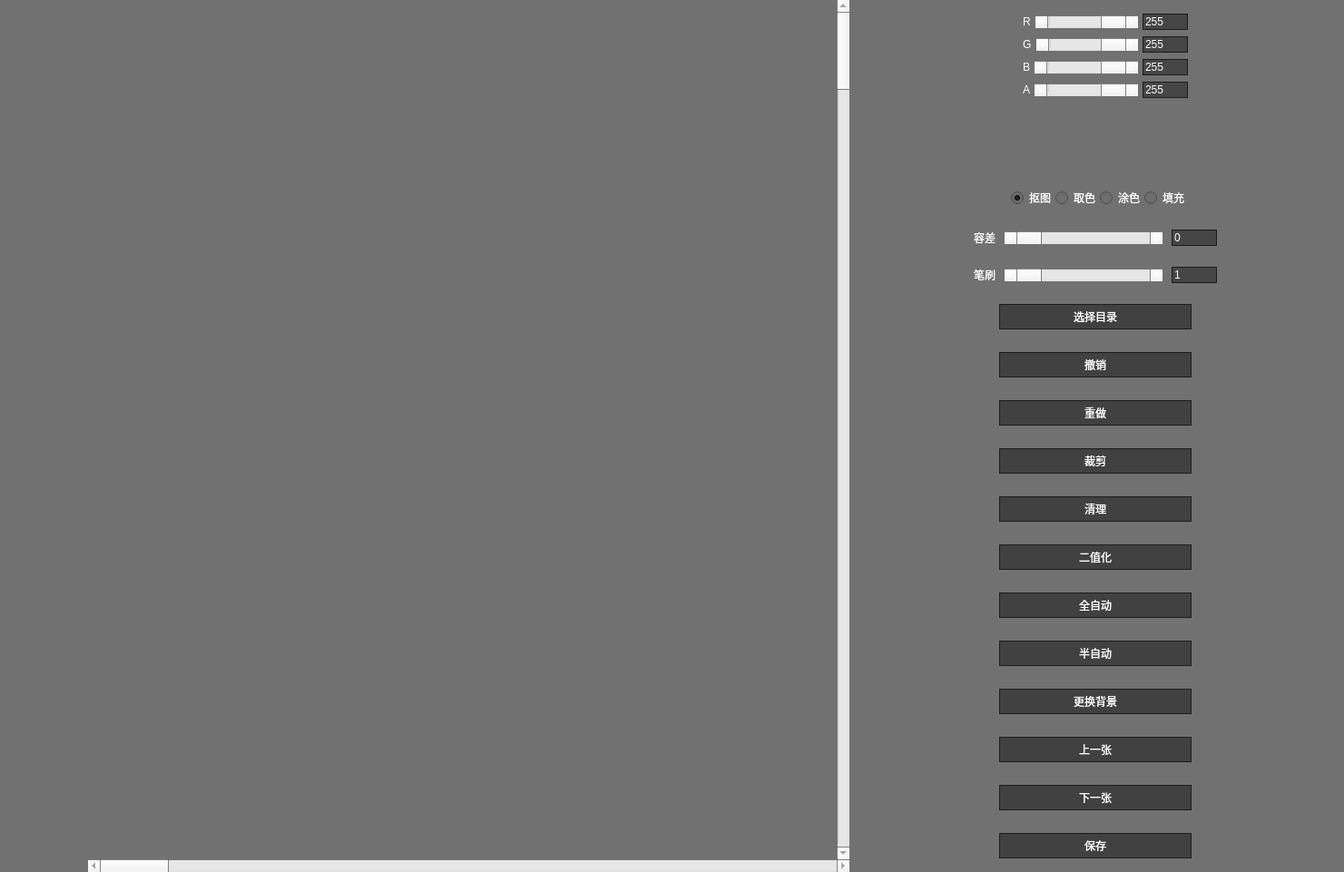
<?xml version="1.0" encoding="UTF-8"?>
<ui version="4.0">
 <class>Main_Window_UI</class>
 <widget class="QMainWindow" name="Main_Window_UI">
  <property name="enabled">
   <bool>true</bool>
  </property>
  <property name="geometry">
   <rect>
    <x>0</x>
    <y>0</y>
    <width>1481</width>
    <height>961</height>
   </rect>
  </property>
  <property name="sizePolicy">
   <sizepolicy hsizetype="Preferred" vsizetype="Preferred">
    <horstretch>0</horstretch>
    <verstretch>0</verstretch>
   </sizepolicy>
  </property>
  <property name="palette">
   <palette>
    <active>
     <colorrole role="WindowText">
      <brush brushstyle="SolidPattern">
       <color alpha="255">
        <red>255</red>
        <green>255</green>
        <blue>255</blue>
       </color>
      </brush>
     </colorrole>
     <colorrole role="Base">
      <brush brushstyle="SolidPattern">
       <color alpha="255">
        <red>109</red>
        <green>109</green>
        <blue>109</blue>
       </color>
      </brush>
     </colorrole>
     <colorrole role="Window">
      <brush brushstyle="SolidPattern">
       <color alpha="255">
        <red>113</red>
        <green>113</green>
        <blue>113</blue>
       </color>
      </brush>
     </colorrole>
    </active>
    <inactive>
     <colorrole role="WindowText">
      <brush brushstyle="SolidPattern">
       <color alpha="255">
        <red>255</red>
        <green>255</green>
        <blue>255</blue>
       </color>
      </brush>
     </colorrole>
     <colorrole role="Base">
      <brush brushstyle="SolidPattern">
       <color alpha="255">
        <red>109</red>
        <green>109</green>
        <blue>109</blue>
       </color>
      </brush>
     </colorrole>
     <colorrole role="Window">
      <brush brushstyle="SolidPattern">
       <color alpha="255">
        <red>113</red>
        <green>113</green>
        <blue>113</blue>
       </color>
      </brush>
     </colorrole>
    </inactive>
    <disabled>
     <colorrole role="WindowText">
      <brush brushstyle="SolidPattern">
       <color alpha="255">
        <red>120</red>
        <green>120</green>
        <blue>120</blue>
       </color>
      </brush>
     </colorrole>
     <colorrole role="Base">
      <brush brushstyle="SolidPattern">
       <color alpha="255">
        <red>113</red>
        <green>113</green>
        <blue>113</blue>
       </color>
      </brush>
     </colorrole>
     <colorrole role="Window">
      <brush brushstyle="SolidPattern">
       <color alpha="255">
        <red>113</red>
        <green>113</green>
        <blue>113</blue>
       </color>
      </brush>
     </colorrole>
    </disabled>
   </palette>
  </property>
  <property name="focusPolicy">
   <enum>Qt::ClickFocus</enum>
  </property>
  <property name="windowTitle">
   <string>因为起名字好麻烦就懒得起了</string>
  </property>
  <property name="windowIcon">
   <iconset>
    <normaloff>res/Icon.ico</normaloff>res/Icon.ico</iconset>
  </property>
  <widget class="QWidget" name="Main_Layout">
   <layout class="QHBoxLayout" name="horizontalLayout" stretch="2,19,2,8,2">
    <property name="topMargin">
     <number>0</number>
    </property>
    <property name="bottomMargin">
     <number>0</number>
    </property>
    <item>
     <spacer name="horizontalSpacer_3">
      <property name="orientation">
       <enum>Qt::Horizontal</enum>
      </property>
      <property name="sizeHint" stdset="0">
       <size>
        <width>0</width>
        <height>0</height>
       </size>
      </property>
     </spacer>
    </item>
    <item>
     <layout class="QVBoxLayout" name="Image_Layout">
      <property name="spacing">
       <number>0</number>
      </property>
      <item>
       <layout class="QHBoxLayout" name="horizontalLayout_2">
        <property name="spacing">
         <number>0</number>
        </property>
        <item>
         <widget class="QLabel_File_Dragable" name="Image_label">
          <property name="minimumSize">
           <size>
            <width>1</width>
            <height>1</height>
           </size>
          </property>
          <property name="acceptDrops">
           <bool>true</bool>
          </property>
          <property name="pixmap">
           <pixmap>res/TransparentBg-W.png</pixmap>
          </property>
          <property name="scaledContents">
           <bool>true</bool>
          </property>
         </widget>
        </item>
        <item>
         <widget class="QScrollBar" name="Image_V_Scrollbar">
          <property name="enabled">
           <bool>false</bool>
          </property>
          <property name="sizePolicy">
           <sizepolicy hsizetype="Fixed" vsizetype="Expanding">
            <horstretch>0</horstretch>
            <verstretch>0</verstretch>
           </sizepolicy>
          </property>
         </widget>
        </item>
       </layout>
      </item>
      <item>
       <widget class="QScrollBar" name="Image_H_Scrollbar">
        <property name="enabled">
         <bool>false</bool>
        </property>
        <property name="sizePolicy">
         <sizepolicy hsizetype="Expanding" vsizetype="Fixed">
          <horstretch>0</horstretch>
          <verstretch>0</verstretch>
         </sizepolicy>
        </property>
        <property name="orientation">
         <enum>Qt::Horizontal</enum>
        </property>
       </widget>
      </item>
     </layout>
    </item>
    <item>
     <spacer name="horizontalSpacer_4">
      <property name="orientation">
       <enum>Qt::Horizontal</enum>
      </property>
      <property name="sizeHint" stdset="0">
       <size>
        <width>0</width>
        <height>0</height>
       </size>
      </property>
     </spacer>
    </item>
    <item>
     <layout class="QVBoxLayout" name="Control_Panel_Layout">
      <property name="spacing">
       <number>0</number>
      </property>
      <property name="topMargin">
       <number>15</number>
      </property>
      <property name="bottomMargin">
       <number>15</number>
      </property>
      <item>
       <layout class="QHBoxLayout" name="Color_Layout" stretch="1,0,0,1">
        <property name="spacing">
         <number>15</number>
        </property>
        <item>
         <spacer name="horizontalSpacer_12">
          <property name="orientation">
           <enum>Qt::Horizontal</enum>
          </property>
          <property name="sizeHint" stdset="0">
           <size>
            <width>0</width>
            <height>0</height>
           </size>
          </property>
         </spacer>
        </item>
        <item>
         <widget class="QLabel" name="Color_Preview_label">
          <property name="text">
           <string/>
          </property>
          <property name="pixmap">
           <pixmap>res/Transparent_label.png</pixmap>
          </property>
          <property name="scaledContents">
           <bool>true</bool>
          </property>
         </widget>
        </item>
        <item>
         <layout class="QVBoxLayout" name="Color_Setting_Layout">
          <property name="spacing">
           <number>7</number>
          </property>
          <item>
           <layout class="QHBoxLayout" name="R_Layout">
            <property name="spacing">
             <number>5</number>
            </property>
            <item>
             <widget class="QLabel" name="R_label">
              <property name="text">
               <string>R</string>
              </property>
             </widget>
            </item>
            <item>
             <widget class="QScrollBar" name="R_Scrollbar">
              <property name="sizePolicy">
               <sizepolicy hsizetype="Expanding" vsizetype="Fixed">
                <horstretch>8</horstretch>
                <verstretch>0</verstretch>
               </sizepolicy>
              </property>
              <property name="maximum">
               <number>255</number>
              </property>
              <property name="value">
               <number>255</number>
              </property>
              <property name="orientation">
               <enum>Qt::Horizontal</enum>
              </property>
             </widget>
            </item>
            <item>
             <widget class="QLineEdit" name="R_LineEdit">
              <property name="sizePolicy">
               <sizepolicy hsizetype="Expanding" vsizetype="Fixed">
                <horstretch>1</horstretch>
                <verstretch>0</verstretch>
               </sizepolicy>
              </property>
              <property name="minimumSize">
               <size>
                <width>50</width>
                <height>0</height>
               </size>
              </property>
              <property name="styleSheet">
               <string notr="true">color:white;
background-color:rgb(70 , 70 , 70);
border: 1px solid rgb(28 , 28 , 28);</string>
              </property>
              <property name="text">
               <string>255</string>
              </property>
             </widget>
            </item>
           </layout>
          </item>
          <item>
           <layout class="QHBoxLayout" name="G_Layout">
            <property name="spacing">
             <number>5</number>
            </property>
            <item>
             <widget class="QLabel" name="G_label">
              <property name="text">
               <string>G</string>
              </property>
             </widget>
            </item>
            <item>
             <widget class="QScrollBar" name="G_Scrollbar">
              <property name="sizePolicy">
               <sizepolicy hsizetype="Expanding" vsizetype="Fixed">
                <horstretch>8</horstretch>
                <verstretch>0</verstretch>
               </sizepolicy>
              </property>
              <property name="maximum">
               <number>255</number>
              </property>
              <property name="value">
               <number>255</number>
              </property>
              <property name="orientation">
               <enum>Qt::Horizontal</enum>
              </property>
             </widget>
            </item>
            <item>
             <widget class="QLineEdit" name="G_LineEdit">
              <property name="sizePolicy">
               <sizepolicy hsizetype="Expanding" vsizetype="Fixed">
                <horstretch>1</horstretch>
                <verstretch>0</verstretch>
               </sizepolicy>
              </property>
              <property name="minimumSize">
               <size>
                <width>50</width>
                <height>0</height>
               </size>
              </property>
              <property name="styleSheet">
               <string notr="true">color:white;
background-color:rgb(70 , 70 , 70);
border: 1px solid rgb(28 , 28 , 28);</string>
              </property>
              <property name="text">
               <string>255</string>
              </property>
             </widget>
            </item>
           </layout>
          </item>
          <item>
           <layout class="QHBoxLayout" name="B_Layout">
            <property name="spacing">
             <number>5</number>
            </property>
            <item>
             <widget class="QLabel" name="B_label">
              <property name="text">
               <string>B</string>
              </property>
             </widget>
            </item>
            <item>
             <widget class="QScrollBar" name="B_Scrollbar">
              <property name="sizePolicy">
               <sizepolicy hsizetype="Expanding" vsizetype="Fixed">
                <horstretch>8</horstretch>
                <verstretch>0</verstretch>
               </sizepolicy>
              </property>
              <property name="maximum">
               <number>255</number>
              </property>
              <property name="value">
               <number>255</number>
              </property>
              <property name="orientation">
               <enum>Qt::Horizontal</enum>
              </property>
             </widget>
            </item>
            <item>
             <widget class="QLineEdit" name="B_LineEdit">
              <property name="sizePolicy">
               <sizepolicy hsizetype="Expanding" vsizetype="Fixed">
                <horstretch>1</horstretch>
                <verstretch>0</verstretch>
               </sizepolicy>
              </property>
              <property name="minimumSize">
               <size>
                <width>50</width>
                <height>0</height>
               </size>
              </property>
              <property name="styleSheet">
               <string notr="true">color:white;
background-color:rgb(70 , 70 , 70);
border: 1px solid rgb(28 , 28 , 28);</string>
              </property>
              <property name="text">
               <string>255</string>
              </property>
             </widget>
            </item>
           </layout>
          </item>
          <item>
           <layout class="QHBoxLayout" name="A_Layout">
            <property name="spacing">
             <number>5</number>
            </property>
            <item>
             <widget class="QLabel" name="A_label">
              <property name="text">
               <string>A</string>
              </property>
             </widget>
            </item>
            <item>
             <widget class="QScrollBar" name="A_Scrollbar">
              <property name="sizePolicy">
               <sizepolicy hsizetype="Expanding" vsizetype="Fixed">
                <horstretch>8</horstretch>
                <verstretch>0</verstretch>
               </sizepolicy>
              </property>
              <property name="maximum">
               <number>255</number>
              </property>
              <property name="value">
               <number>255</number>
              </property>
              <property name="orientation">
               <enum>Qt::Horizontal</enum>
              </property>
             </widget>
            </item>
            <item>
             <widget class="QLineEdit" name="A_LineEdit">
              <property name="sizePolicy">
               <sizepolicy hsizetype="Expanding" vsizetype="Fixed">
                <horstretch>1</horstretch>
                <verstretch>0</verstretch>
               </sizepolicy>
              </property>
              <property name="minimumSize">
               <size>
                <width>50</width>
                <height>0</height>
               </size>
              </property>
              <property name="styleSheet">
               <string notr="true">color:white;
background-color:rgb(70 , 70 , 70);
border: 1px solid rgb(28 , 28 , 28);</string>
              </property>
              <property name="text">
               <string>255</string>
              </property>
             </widget>
            </item>
           </layout>
          </item>
         </layout>
        </item>
        <item>
         <spacer name="horizontalSpacer_13">
          <property name="orientation">
           <enum>Qt::Horizontal</enum>
          </property>
          <property name="sizeHint" stdset="0">
           <size>
            <width>0</width>
            <height>0</height>
           </size>
          </property>
         </spacer>
        </item>
       </layout>
      </item>
      <item>
       <spacer name="verticalSpacer">
        <property name="orientation">
         <enum>Qt::Vertical</enum>
        </property>
        <property name="sizeHint" stdset="0">
         <size>
          <width>20</width>
          <height>40</height>
         </size>
        </property>
       </spacer>
      </item>
      <item>
       <widget class="QLabel" name="Working_Status_Label">
        <property name="text">
         <string/>
        </property>
        <property name="alignment">
         <set>Qt::AlignCenter</set>
        </property>
       </widget>
      </item>
      <item>
       <spacer name="verticalSpacer_6">
        <property name="orientation">
         <enum>Qt::Vertical</enum>
        </property>
        <property name="sizeHint" stdset="0">
         <size>
          <width>20</width>
          <height>40</height>
         </size>
        </property>
       </spacer>
      </item>
      <item>
       <widget class="QLabel" name="Image_Count_Label">
        <property name="text">
         <string/>
        </property>
        <property name="alignment">
         <set>Qt::AlignCenter</set>
        </property>
       </widget>
      </item>
      <item>
       <spacer name="verticalSpacer_2">
        <property name="orientation">
         <enum>Qt::Vertical</enum>
        </property>
        <property name="sizeHint" stdset="0">
         <size>
          <width>20</width>
          <height>40</height>
         </size>
        </property>
       </spacer>
      </item>
      <item>
       <layout class="QHBoxLayout" name="RBotton_Layout" stretch="1,0,0,0,0,1">
        <property name="leftMargin">
         <number>10</number>
        </property>
        <item>
         <spacer name="horizontalSpacer_6">
          <property name="orientation">
           <enum>Qt::Horizontal</enum>
          </property>
          <property name="sizeHint" stdset="0">
           <size>
            <width>0</width>
            <height>0</height>
           </size>
          </property>
         </spacer>
        </item>
        <item>
         <widget class="QRadioButton" name="Cutout_RadioB">
          <property name="text">
           <string>抠图</string>
          </property>
          <property name="shortcut">
           <string>1</string>
          </property>
          <property name="checked">
           <bool>true</bool>
          </property>
         </widget>
        </item>
        <item>
         <widget class="QRadioButton" name="PickColor_RadioB">
          <property name="text">
           <string>取色</string>
          </property>
          <property name="shortcut">
           <string>2</string>
          </property>
         </widget>
        </item>
        <item>
         <widget class="QRadioButton" name="Coloring_RadioB">
          <property name="text">
           <string>涂色</string>
          </property>
          <property name="shortcut">
           <string>3</string>
          </property>
         </widget>
        </item>
        <item>
         <widget class="QRadioButton" name="Filling_RadioB">
          <property name="text">
           <string>填充</string>
          </property>
          <property name="shortcut">
           <string>4</string>
          </property>
         </widget>
        </item>
        <item>
         <spacer name="horizontalSpacer_7">
          <property name="orientation">
           <enum>Qt::Horizontal</enum>
          </property>
          <property name="sizeHint" stdset="0">
           <size>
            <width>0</width>
            <height>0</height>
           </size>
          </property>
         </spacer>
        </item>
       </layout>
      </item>
      <item>
       <spacer name="verticalSpacer_3">
        <property name="orientation">
         <enum>Qt::Vertical</enum>
        </property>
        <property name="sizeHint" stdset="0">
         <size>
          <width>20</width>
          <height>40</height>
         </size>
        </property>
       </spacer>
      </item>
      <item>
       <layout class="QHBoxLayout" name="T_Layout" stretch="2,0,0,0,2">
        <property name="spacing">
         <number>10</number>
        </property>
        <item>
         <spacer name="horizontalSpacer_8">
          <property name="orientation">
           <enum>Qt::Horizontal</enum>
          </property>
          <property name="sizeHint" stdset="0">
           <size>
            <width>0</width>
            <height>0</height>
           </size>
          </property>
         </spacer>
        </item>
        <item>
         <widget class="QLabel" name="T_label">
          <property name="text">
           <string>容差</string>
          </property>
         </widget>
        </item>
        <item>
         <widget class="QScrollBar" name="T_Scrollbar">
          <property name="sizePolicy">
           <sizepolicy hsizetype="Expanding" vsizetype="Fixed">
            <horstretch>8</horstretch>
            <verstretch>0</verstretch>
           </sizepolicy>
          </property>
          <property name="maximum">
           <number>255</number>
          </property>
          <property name="orientation">
           <enum>Qt::Horizontal</enum>
          </property>
         </widget>
        </item>
        <item>
         <widget class="QLineEdit" name="T_LineEdit">
          <property name="sizePolicy">
           <sizepolicy hsizetype="Expanding" vsizetype="Fixed">
            <horstretch>1</horstretch>
            <verstretch>0</verstretch>
           </sizepolicy>
          </property>
          <property name="minimumSize">
           <size>
            <width>50</width>
            <height>0</height>
           </size>
          </property>
          <property name="styleSheet">
           <string notr="true">color:white;
background-color:rgb(70 , 70 , 70);
border: 1px solid rgb(28 , 28 , 28);</string>
          </property>
          <property name="text">
           <string>0</string>
          </property>
         </widget>
        </item>
        <item>
         <spacer name="horizontalSpacer_10">
          <property name="orientation">
           <enum>Qt::Horizontal</enum>
          </property>
          <property name="sizeHint" stdset="0">
           <size>
            <width>0</width>
            <height>0</height>
           </size>
          </property>
         </spacer>
        </item>
       </layout>
      </item>
      <item>
       <spacer name="verticalSpacer_5">
        <property name="orientation">
         <enum>Qt::Vertical</enum>
        </property>
        <property name="sizeHint" stdset="0">
         <size>
          <width>20</width>
          <height>40</height>
         </size>
        </property>
       </spacer>
      </item>
      <item>
       <layout class="QHBoxLayout" name="S_Layout" stretch="2,0,0,0,2">
        <property name="spacing">
         <number>10</number>
        </property>
        <item>
         <spacer name="horizontalSpacer_9">
          <property name="orientation">
           <enum>Qt::Horizontal</enum>
          </property>
          <property name="sizeHint" stdset="0">
           <size>
            <width>0</width>
            <height>0</height>
           </size>
          </property>
         </spacer>
        </item>
        <item>
         <widget class="QLabel" name="S_label">
          <property name="text">
           <string>笔刷</string>
          </property>
         </widget>
        </item>
        <item>
         <widget class="QScrollBar" name="S_Scrollbar">
          <property name="sizePolicy">
           <sizepolicy hsizetype="Expanding" vsizetype="Fixed">
            <horstretch>8</horstretch>
            <verstretch>0</verstretch>
           </sizepolicy>
          </property>
          <property name="minimum">
           <number>1</number>
          </property>
          <property name="maximum">
           <number>255</number>
          </property>
          <property name="value">
           <number>1</number>
          </property>
          <property name="orientation">
           <enum>Qt::Horizontal</enum>
          </property>
         </widget>
        </item>
        <item>
         <widget class="QLineEdit" name="S_LineEdit">
          <property name="sizePolicy">
           <sizepolicy hsizetype="Expanding" vsizetype="Fixed">
            <horstretch>1</horstretch>
            <verstretch>0</verstretch>
           </sizepolicy>
          </property>
          <property name="minimumSize">
           <size>
            <width>50</width>
            <height>0</height>
           </size>
          </property>
          <property name="styleSheet">
           <string notr="true">color:white;
background-color:rgb(70 , 70 , 70);
border: 1px solid rgb(28 , 28 , 28);</string>
          </property>
          <property name="text">
           <string>1</string>
          </property>
         </widget>
        </item>
        <item>
         <spacer name="horizontalSpacer_11">
          <property name="orientation">
           <enum>Qt::Horizontal</enum>
          </property>
          <property name="sizeHint" stdset="0">
           <size>
            <width>0</width>
            <height>0</height>
           </size>
          </property>
         </spacer>
        </item>
       </layout>
      </item>
      <item>
       <spacer name="verticalSpacer_4">
        <property name="orientation">
         <enum>Qt::Vertical</enum>
        </property>
        <property name="sizeHint" stdset="0">
         <size>
          <width>20</width>
          <height>40</height>
         </size>
        </property>
       </spacer>
      </item>
      <item>
       <layout class="QHBoxLayout" name="Botton_Layout_2" stretch="1,3,1">
        <item>
         <spacer name="horizontalSpacer">
          <property name="orientation">
           <enum>Qt::Horizontal</enum>
          </property>
          <property name="sizeHint" stdset="0">
           <size>
            <width>0</width>
            <height>0</height>
           </size>
          </property>
         </spacer>
        </item>
        <item>
         <layout class="QVBoxLayout" name="Botton_Layout" stretch="0,0,0,0,0,0,0,0,0,0,0,0">
          <property name="spacing">
           <number>25</number>
          </property>
          <item>
           <widget class="QPushButton" name="WorkDir_Button">
            <property name="minimumSize">
             <size>
              <width>0</width>
              <height>28</height>
             </size>
            </property>
            <property name="focusPolicy">
             <enum>Qt::NoFocus</enum>
            </property>
            <property name="styleSheet">
             <string notr="true">QPushButton{
color:white;
background-color:rgb(65 , 65 , 65);
border: 1px solid rgb(28 , 28 , 28);
}
QPushButton:hover{
color:white;
background-color:rgb(75 , 75 , 75);
border: 1px solid rgb(28 , 28 , 28);
}
QPushButton:pressed{
color:white;
background-color:rgb(85 , 85 , 85);
border: 1px solid rgb(28 , 28 , 28);
}
QPushButton:disabled{
color:white;
background-color:rgb(95 , 95 , 95);
border: 1px solid rgb(28 , 28 , 28);
}</string>
            </property>
            <property name="text">
             <string>选择目录</string>
            </property>
           </widget>
          </item>
          <item>
           <widget class="QPushButton" name="Revoke_Button">
            <property name="minimumSize">
             <size>
              <width>0</width>
              <height>28</height>
             </size>
            </property>
            <property name="focusPolicy">
             <enum>Qt::NoFocus</enum>
            </property>
            <property name="styleSheet">
             <string notr="true">QPushButton{
color:white;
background-color:rgb(65 , 65 , 65);
border: 1px solid rgb(28 , 28 , 28);
}
QPushButton:hover{
color:white;
background-color:rgb(75 , 75 , 75);
border: 1px solid rgb(28 , 28 , 28);
}
QPushButton:pressed{
color:white;
background-color:rgb(85 , 85 , 85);
border: 1px solid rgb(28 , 28 , 28);
}
QPushButton:disabled{
color:white;
background-color:rgb(95 , 95 , 95);
border: 1px solid rgb(28 , 28 , 28);
}</string>
            </property>
            <property name="text">
             <string>撤销</string>
            </property>
            <property name="shortcut">
             <string>Ctrl+Z</string>
            </property>
           </widget>
          </item>
          <item>
           <widget class="QPushButton" name="Redo_Button">
            <property name="minimumSize">
             <size>
              <width>0</width>
              <height>28</height>
             </size>
            </property>
            <property name="focusPolicy">
             <enum>Qt::NoFocus</enum>
            </property>
            <property name="styleSheet">
             <string notr="true">QPushButton{
color:white;
background-color:rgb(65 , 65 , 65);
border: 1px solid rgb(28 , 28 , 28);
}
QPushButton:hover{
color:white;
background-color:rgb(75 , 75 , 75);
border: 1px solid rgb(28 , 28 , 28);
}
QPushButton:pressed{
color:white;
background-color:rgb(85 , 85 , 85);
border: 1px solid rgb(28 , 28 , 28);
}
QPushButton:disabled{
color:white;
background-color:rgb(95 , 95 , 95);
border: 1px solid rgb(28 , 28 , 28);
}</string>
            </property>
            <property name="text">
             <string>重做</string>
            </property>
            <property name="shortcut">
             <string>Ctrl+Y</string>
            </property>
           </widget>
          </item>
          <item>
           <widget class="QPushButton" name="Crop_Button">
            <property name="minimumSize">
             <size>
              <width>0</width>
              <height>28</height>
             </size>
            </property>
            <property name="focusPolicy">
             <enum>Qt::NoFocus</enum>
            </property>
            <property name="styleSheet">
             <string notr="true">QPushButton{
color:white;
background-color:rgb(65 , 65 , 65);
border: 1px solid rgb(28 , 28 , 28);
}
QPushButton:hover{
color:white;
background-color:rgb(75 , 75 , 75);
border: 1px solid rgb(28 , 28 , 28);
}
QPushButton:pressed{
color:white;
background-color:rgb(85 , 85 , 85);
border: 1px solid rgb(28 , 28 , 28);
}
QPushButton:disabled{
color:white;
background-color:rgb(95 , 95 , 95);
border: 1px solid rgb(28 , 28 , 28);
}</string>
            </property>
            <property name="text">
             <string>裁剪</string>
            </property>
           </widget>
          </item>
          <item>
           <widget class="QPushButton" name="Clean_Button">
            <property name="minimumSize">
             <size>
              <width>0</width>
              <height>28</height>
             </size>
            </property>
            <property name="focusPolicy">
             <enum>Qt::NoFocus</enum>
            </property>
            <property name="styleSheet">
             <string notr="true">QPushButton{
color:white;
background-color:rgb(65 , 65 , 65);
border: 1px solid rgb(28 , 28 , 28);
}
QPushButton:hover{
color:white;
background-color:rgb(75 , 75 , 75);
border: 1px solid rgb(28 , 28 , 28);
}
QPushButton:pressed{
color:white;
background-color:rgb(85 , 85 , 85);
border: 1px solid rgb(28 , 28 , 28);
}
QPushButton:disabled{
color:white;
background-color:rgb(95 , 95 , 95);
border: 1px solid rgb(28 , 28 , 28);
}</string>
            </property>
            <property name="text">
             <string>清理</string>
            </property>
           </widget>
          </item>
          <item>
           <widget class="QPushButton" name="Binarization_Button">
            <property name="minimumSize">
             <size>
              <width>0</width>
              <height>28</height>
             </size>
            </property>
            <property name="focusPolicy">
             <enum>Qt::NoFocus</enum>
            </property>
            <property name="styleSheet">
             <string notr="true">QPushButton{
color:white;
background-color:rgb(65 , 65 , 65);
border: 1px solid rgb(28 , 28 , 28);
}
QPushButton:hover{
color:white;
background-color:rgb(75 , 75 , 75);
border: 1px solid rgb(28 , 28 , 28);
}
QPushButton:pressed{
color:white;
background-color:rgb(85 , 85 , 85);
border: 1px solid rgb(28 , 28 , 28);
}
QPushButton:disabled{
color:white;
background-color:rgb(95 , 95 , 95);
border: 1px solid rgb(28 , 28 , 28);
}</string>
            </property>
            <property name="text">
             <string>二值化</string>
            </property>
           </widget>
          </item>
          <item>
           <widget class="QPushButton" name="Full_Automatic_Button">
            <property name="minimumSize">
             <size>
              <width>0</width>
              <height>28</height>
             </size>
            </property>
            <property name="focusPolicy">
             <enum>Qt::NoFocus</enum>
            </property>
            <property name="styleSheet">
             <string notr="true">QPushButton{
color:white;
background-color:rgb(65 , 65 , 65);
border: 1px solid rgb(28 , 28 , 28);
}
QPushButton:hover{
color:white;
background-color:rgb(75 , 75 , 75);
border: 1px solid rgb(28 , 28 , 28);
}
QPushButton:pressed{
color:white;
background-color:rgb(85 , 85 , 85);
border: 1px solid rgb(28 , 28 , 28);
}
QPushButton:disabled{
color:white;
background-color:rgb(95 , 95 , 95);
border: 1px solid rgb(28 , 28 , 28);
}</string>
            </property>
            <property name="text">
             <string>全自动</string>
            </property>
           </widget>
          </item>
          <item>
           <widget class="QPushButton" name="Semi_Automatic_Button">
            <property name="minimumSize">
             <size>
              <width>0</width>
              <height>28</height>
             </size>
            </property>
            <property name="focusPolicy">
             <enum>Qt::NoFocus</enum>
            </property>
            <property name="styleSheet">
             <string notr="true">QPushButton{
color:white;
background-color:rgb(65 , 65 , 65);
border: 1px solid rgb(28 , 28 , 28);
}
QPushButton:hover{
color:white;
background-color:rgb(75 , 75 , 75);
border: 1px solid rgb(28 , 28 , 28);
}
QPushButton:pressed{
color:white;
background-color:rgb(85 , 85 , 85);
border: 1px solid rgb(28 , 28 , 28);
}
QPushButton:disabled{
color:white;
background-color:rgb(95 , 95 , 95);
border: 1px solid rgb(28 , 28 , 28);
}</string>
            </property>
            <property name="text">
             <string>半自动</string>
            </property>
           </widget>
          </item>
          <item>
           <widget class="QPushButton" name="Change_Background_Button">
            <property name="minimumSize">
             <size>
              <width>0</width>
              <height>28</height>
             </size>
            </property>
            <property name="focusPolicy">
             <enum>Qt::NoFocus</enum>
            </property>
            <property name="styleSheet">
             <string notr="true">QPushButton{
color:white;
background-color:rgb(65 , 65 , 65);
border: 1px solid rgb(28 , 28 , 28);
}
QPushButton:hover{
color:white;
background-color:rgb(75 , 75 , 75);
border: 1px solid rgb(28 , 28 , 28);
}
QPushButton:pressed{
color:white;
background-color:rgb(85 , 85 , 85);
border: 1px solid rgb(28 , 28 , 28);
}
QPushButton:disabled{
color:white;
background-color:rgb(95 , 95 , 95);
border: 1px solid rgb(28 , 28 , 28);
}</string>
            </property>
            <property name="text">
             <string>更换背景</string>
            </property>
           </widget>
          </item>
          <item>
           <widget class="QPushButton" name="Previous_Button">
            <property name="minimumSize">
             <size>
              <width>0</width>
              <height>28</height>
             </size>
            </property>
            <property name="focusPolicy">
             <enum>Qt::NoFocus</enum>
            </property>
            <property name="styleSheet">
             <string notr="true">QPushButton{
color:white;
background-color:rgb(65 , 65 , 65);
border: 1px solid rgb(28 , 28 , 28);
}
QPushButton:hover{
color:white;
background-color:rgb(75 , 75 , 75);
border: 1px solid rgb(28 , 28 , 28);
}
QPushButton:pressed{
color:white;
background-color:rgb(85 , 85 , 85);
border: 1px solid rgb(28 , 28 , 28);
}
QPushButton:disabled{
color:white;
background-color:rgb(95 , 95 , 95);
border: 1px solid rgb(28 , 28 , 28);
}</string>
            </property>
            <property name="text">
             <string>上一张</string>
            </property>
            <property name="shortcut">
             <string>Up</string>
            </property>
           </widget>
          </item>
          <item>
           <widget class="QPushButton" name="Next_Button">
            <property name="minimumSize">
             <size>
              <width>0</width>
              <height>28</height>
             </size>
            </property>
            <property name="focusPolicy">
             <enum>Qt::NoFocus</enum>
            </property>
            <property name="styleSheet">
             <string notr="true">QPushButton{
color:white;
background-color:rgb(65 , 65 , 65);
border: 1px solid rgb(28 , 28 , 28);
}
QPushButton:hover{
color:white;
background-color:rgb(75 , 75 , 75);
border: 1px solid rgb(28 , 28 , 28);
}
QPushButton:pressed{
color:white;
background-color:rgb(85 , 85 , 85);
border: 1px solid rgb(28 , 28 , 28);
}
QPushButton:disabled{
color:white;
background-color:rgb(95 , 95 , 95);
border: 1px solid rgb(28 , 28 , 28);
}</string>
            </property>
            <property name="text">
             <string>下一张</string>
            </property>
            <property name="shortcut">
             <string>Down</string>
            </property>
           </widget>
          </item>
          <item>
           <widget class="QPushButton" name="Save_Botton">
            <property name="minimumSize">
             <size>
              <width>0</width>
              <height>28</height>
             </size>
            </property>
            <property name="focusPolicy">
             <enum>Qt::NoFocus</enum>
            </property>
            <property name="styleSheet">
             <string notr="true">QPushButton{
color:white;
background-color:rgb(65 , 65 , 65);
border: 1px solid rgb(28 , 28 , 28);
}
QPushButton:hover{
color:white;
background-color:rgb(75 , 75 , 75);
border: 1px solid rgb(28 , 28 , 28);
}
QPushButton:pressed{
color:white;
background-color:rgb(85 , 85 , 85);
border: 1px solid rgb(28 , 28 , 28);
}
QPushButton:disabled{
color:white;
background-color:rgb(95 , 95 , 95);
border: 1px solid rgb(28 , 28 , 28);
}</string>
            </property>
            <property name="text">
             <string>保存</string>
            </property>
            <property name="shortcut">
             <string>Ctrl+S</string>
            </property>
           </widget>
          </item>
         </layout>
        </item>
        <item>
         <spacer name="horizontalSpacer_2">
          <property name="orientation">
           <enum>Qt::Horizontal</enum>
          </property>
          <property name="sizeHint" stdset="0">
           <size>
            <width>0</width>
            <height>0</height>
           </size>
          </property>
         </spacer>
        </item>
       </layout>
      </item>
     </layout>
    </item>
    <item>
     <spacer name="horizontalSpacer_5">
      <property name="orientation">
       <enum>Qt::Horizontal</enum>
      </property>
      <property name="sizeHint" stdset="0">
       <size>
        <width>0</width>
        <height>0</height>
       </size>
      </property>
     </spacer>
    </item>
   </layout>
  </widget>
 </widget>
 <customwidgets>
  <customwidget>
   <class>QLabel_File_Dragable</class>
   <extends>QLabel</extends>
   <header>QLabel_File_Dragable.h</header>
  </customwidget>
 </customwidgets>
 <resources/>
 <connections/>
</ui>
